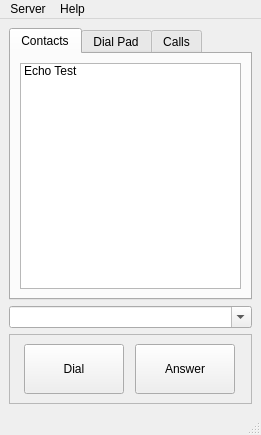
<ui version="4.0" >
 <class>mainWindow</class>
 <widget class="QMainWindow" name="mainWindow" >
  <property name="geometry" >
   <rect>
    <x>0</x>
    <y>0</y>
    <width>261</width>
    <height>435</height>
   </rect>
  </property>
  <property name="windowTitle" >
   <string>VoIPMix Softphone</string>
  </property>
  <widget class="QWidget" name="centralwidget" >
   <layout class="QGridLayout" >
    <item row="0" column="0" >
     <widget class="QTabWidget" name="tabs" >
      <property name="sizePolicy" >
       <sizepolicy vsizetype="Expanding" hsizetype="Expanding" >
        <horstretch>0</horstretch>
        <verstretch>0</verstretch>
       </sizepolicy>
      </property>
      <property name="currentIndex" >
       <number>0</number>
      </property>
      <widget class="QWidget" name="contactsTab" >
       <attribute name="title" >
        <string>Contacts</string>
       </attribute>
       <layout class="QGridLayout" >
        <item row="0" column="0" >
         <widget class="QListWidget" name="contactsList" >
          <property name="sizePolicy" >
           <sizepolicy vsizetype="Expanding" hsizetype="Expanding" >
            <horstretch>0</horstretch>
            <verstretch>0</verstretch>
           </sizepolicy>
          </property>
          <property name="lineWidth" >
           <number>1</number>
          </property>
          <property name="spacing" >
           <number>0</number>
          </property>
          <item>
           <property name="text" >
            <string>Echo Test</string>
           </property>
          </item>
         </widget>
        </item>
       </layout>
      </widget>
      <widget class="QWidget" name="dtmfTab" >
       <attribute name="title" >
        <string>Dial Pad</string>
       </attribute>
       <layout class="QGridLayout" >
        <item row="0" column="0" >
         <widget class="QFrame" name="frame" >
          <property name="frameShape" >
           <enum>QFrame::StyledPanel</enum>
          </property>
          <property name="frameShadow" >
           <enum>QFrame::Raised</enum>
          </property>
          <layout class="QGridLayout" >
           <item row="0" column="0" >
            <widget class="QPushButton" name="dtmf1Button" >
             <property name="minimumSize" >
              <size>
               <width>40</width>
               <height>40</height>
              </size>
             </property>
             <property name="text" >
              <string>1</string>
             </property>
            </widget>
           </item>
           <item row="0" column="1" >
            <widget class="QPushButton" name="dtmf2Button" >
             <property name="sizePolicy" >
              <sizepolicy vsizetype="Minimum" hsizetype="Minimum" >
               <horstretch>0</horstretch>
               <verstretch>0</verstretch>
              </sizepolicy>
             </property>
             <property name="minimumSize" >
              <size>
               <width>40</width>
               <height>40</height>
              </size>
             </property>
             <property name="text" >
              <string>2
abc</string>
             </property>
            </widget>
           </item>
           <item row="0" column="2" >
            <widget class="QPushButton" name="dtmf3Button" >
             <property name="sizePolicy" >
              <sizepolicy vsizetype="Minimum" hsizetype="Minimum" >
               <horstretch>0</horstretch>
               <verstretch>0</verstretch>
              </sizepolicy>
             </property>
             <property name="minimumSize" >
              <size>
               <width>40</width>
               <height>40</height>
              </size>
             </property>
             <property name="text" >
              <string>3
def</string>
             </property>
            </widget>
           </item>
           <item row="1" column="0" >
            <widget class="QPushButton" name="dtmf4Button" >
             <property name="minimumSize" >
              <size>
               <width>40</width>
               <height>40</height>
              </size>
             </property>
             <property name="text" >
              <string>4
ghi</string>
             </property>
            </widget>
           </item>
           <item row="1" column="1" >
            <widget class="QPushButton" name="dtmf5Button" >
             <property name="sizePolicy" >
              <sizepolicy vsizetype="Minimum" hsizetype="Minimum" >
               <horstretch>0</horstretch>
               <verstretch>0</verstretch>
              </sizepolicy>
             </property>
             <property name="minimumSize" >
              <size>
               <width>40</width>
               <height>40</height>
              </size>
             </property>
             <property name="text" >
              <string>5
jkl</string>
             </property>
            </widget>
           </item>
           <item row="1" column="2" >
            <widget class="QPushButton" name="dtmf6Button" >
             <property name="sizePolicy" >
              <sizepolicy vsizetype="Minimum" hsizetype="Minimum" >
               <horstretch>0</horstretch>
               <verstretch>0</verstretch>
              </sizepolicy>
             </property>
             <property name="minimumSize" >
              <size>
               <width>40</width>
               <height>40</height>
              </size>
             </property>
             <property name="text" >
              <string>6
mno</string>
             </property>
            </widget>
           </item>
           <item row="2" column="0" >
            <widget class="QPushButton" name="dtmf7Button" >
             <property name="minimumSize" >
              <size>
               <width>40</width>
               <height>40</height>
              </size>
             </property>
             <property name="text" >
              <string>7
pqrs</string>
             </property>
            </widget>
           </item>
           <item row="2" column="1" >
            <widget class="QPushButton" name="dtmf8Button" >
             <property name="sizePolicy" >
              <sizepolicy vsizetype="Minimum" hsizetype="Minimum" >
               <horstretch>0</horstretch>
               <verstretch>0</verstretch>
              </sizepolicy>
             </property>
             <property name="minimumSize" >
              <size>
               <width>40</width>
               <height>40</height>
              </size>
             </property>
             <property name="text" >
              <string>8
tuv</string>
             </property>
            </widget>
           </item>
           <item row="2" column="2" >
            <widget class="QPushButton" name="dtmf9Button" >
             <property name="sizePolicy" >
              <sizepolicy vsizetype="Minimum" hsizetype="Minimum" >
               <horstretch>0</horstretch>
               <verstretch>0</verstretch>
              </sizepolicy>
             </property>
             <property name="minimumSize" >
              <size>
               <width>40</width>
               <height>40</height>
              </size>
             </property>
             <property name="text" >
              <string>9
wxyz</string>
             </property>
            </widget>
           </item>
           <item row="3" column="0" >
            <widget class="QPushButton" name="dtmfStarButton" >
             <property name="minimumSize" >
              <size>
               <width>40</width>
               <height>40</height>
              </size>
             </property>
             <property name="text" >
              <string>*</string>
             </property>
            </widget>
           </item>
           <item row="3" column="1" >
            <widget class="QPushButton" name="dtmf0Button" >
             <property name="sizePolicy" >
              <sizepolicy vsizetype="Minimum" hsizetype="Minimum" >
               <horstretch>0</horstretch>
               <verstretch>0</verstretch>
              </sizepolicy>
             </property>
             <property name="minimumSize" >
              <size>
               <width>40</width>
               <height>40</height>
              </size>
             </property>
             <property name="text" >
              <string>0</string>
             </property>
            </widget>
           </item>
           <item row="3" column="2" >
            <widget class="QPushButton" name="dtmfHashButton" >
             <property name="sizePolicy" >
              <sizepolicy vsizetype="Minimum" hsizetype="Minimum" >
               <horstretch>0</horstretch>
               <verstretch>0</verstretch>
              </sizepolicy>
             </property>
             <property name="minimumSize" >
              <size>
               <width>40</width>
               <height>40</height>
              </size>
             </property>
             <property name="text" >
              <string>#</string>
             </property>
            </widget>
           </item>
          </layout>
         </widget>
        </item>
       </layout>
      </widget>
      <widget class="QWidget" name="callsTab" >
       <attribute name="title" >
        <string>Calls</string>
       </attribute>
       <layout class="QGridLayout" >
        <item row="0" column="0" >
         <widget class="QListWidget" name="callsList" />
        </item>
       </layout>
      </widget>
     </widget>
    </item>
    <item row="1" column="0" >
     <widget class="QComboBox" name="numberComboBox" >
      <property name="editable" >
       <bool>true</bool>
      </property>
     </widget>
    </item>
    <item row="2" column="0" >
     <widget class="QFrame" name="dialButtonsFrame" >
      <property name="frameShape" >
       <enum>QFrame::StyledPanel</enum>
      </property>
      <property name="frameShadow" >
       <enum>QFrame::Raised</enum>
      </property>
      <layout class="QGridLayout" >
       <item row="0" column="0" >
        <widget class="QPushButton" name="acceptButton" >
         <property name="sizePolicy" >
          <sizepolicy vsizetype="Fixed" hsizetype="Fixed" >
           <horstretch>0</horstretch>
           <verstretch>0</verstretch>
          </sizepolicy>
         </property>
         <property name="minimumSize" >
          <size>
           <width>100</width>
           <height>50</height>
          </size>
         </property>
         <property name="baseSize" >
          <size>
           <width>100</width>
           <height>50</height>
          </size>
         </property>
         <property name="text" >
          <string>Dial</string>
         </property>
        </widget>
       </item>
       <item row="0" column="1" >
        <widget class="QPushButton" name="rejectButton" >
         <property name="sizePolicy" >
          <sizepolicy vsizetype="Fixed" hsizetype="Fixed" >
           <horstretch>0</horstretch>
           <verstretch>0</verstretch>
          </sizepolicy>
         </property>
         <property name="minimumSize" >
          <size>
           <width>100</width>
           <height>50</height>
          </size>
         </property>
         <property name="text" >
          <string>Answer</string>
         </property>
        </widget>
       </item>
      </layout>
     </widget>
    </item>
   </layout>
  </widget>
  <widget class="QMenuBar" name="menubar" >
   <property name="geometry" >
    <rect>
     <x>0</x>
     <y>0</y>
     <width>261</width>
     <height>22</height>
    </rect>
   </property>
   <widget class="QMenu" name="menuServer" >
    <property name="title" >
     <string>Server</string>
    </property>
    <addaction name="actionAccount" />
    <addaction name="separator" />
    <addaction name="actionConnect" />
    <addaction name="actionDisconnect" />
    <addaction name="separator" />
    <addaction name="actionExit" />
   </widget>
   <widget class="QMenu" name="menuHelp" >
    <property name="title" >
     <string>Help</string>
    </property>
    <addaction name="actionAbout" />
   </widget>
   <addaction name="menuServer" />
   <addaction name="menuHelp" />
  </widget>
  <widget class="QStatusBar" name="statusbar" />
  <action name="actionAbout" >
   <property name="text" >
    <string>About</string>
   </property>
  </action>
  <action name="actionAccount" >
   <property name="text" >
    <string>Account</string>
   </property>
  </action>
  <action name="actionConnect" >
   <property name="text" >
    <string>Connect</string>
   </property>
  </action>
  <action name="actionDisconnect" >
   <property name="text" >
    <string>Disconnect</string>
   </property>
  </action>
  <action name="actionExit" >
   <property name="text" >
    <string>Exit</string>
   </property>
  </action>
 </widget>
 <resources/>
 <connections/>
</ui>
